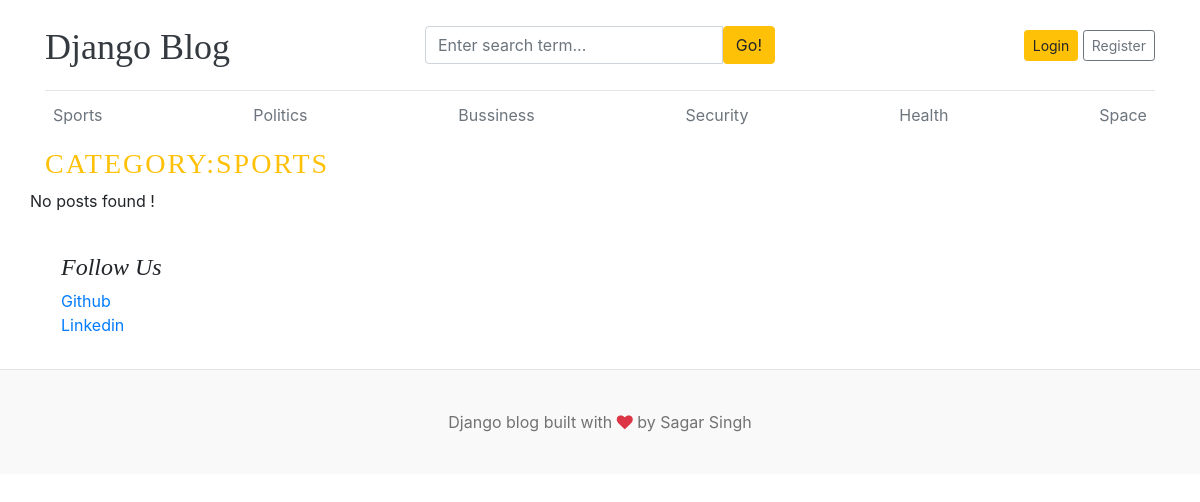
Page /category/1/ on the committed database.
### blogs/models.py (models this page shows, shortened)
class Category(models.Model):
    category_name=models.CharField(max_length=50,unique=True)
    created_at=models.DateTimeField(auto_now_add=True)
    updated_at=models.DateTimeField(auto_now=True)
    class Meta:
        verbose_name_plural='categories'

### assignments/models.py (models this page shows, shortened)
class SocialLinks(models.Model):
    platform=models.CharField(max_length=25)
    links=models.URLField()
    class Meta:
        verbose_name_plural='Social Links'

### blogs/views.py (the view)
# urls.py: path('<int:category_id>/',views.posts_by_category,name='posts_by_category'),
def posts_by_category(request,category_id):
    posts=Blog.objects.filter(status='Published',category=category_id)
    try:
        category=Category.objects.get(pk=category_id)
    except Category.DoesNotExist:
        return redirect('home')
    context={
        'posts':posts,
        'category':category
    }
    return render(request,'posts_by_category.html',context)

### blogs/context_processors.py (called while the page is built)
def get_category(request):
    categories=Category.objects.all()
    return dict(categories=categories)

def get_blogs(request):
    blogs=Blog.objects.all()
    return dict(blogs=blogs)

def get_sociallinks(request):
    sociallinks=SocialLinks.objects.all()
    return dict(sociallinks=sociallinks)

### templates/posts_by_category.html
{% extends 'base.html' %}
{% block content %}
 <h3 class="text-uppercase text-warning" style="letter-spacing: 2px;"> Category:{{category.category_name}}</h3>
    <div class="row mb-2">
        {% if posts %}
        {% for post in posts %}
        <div class="col-md-6">
        <div class="card border-0" >
        <div class="card-body">
          <h3><a href="{% url 'blogs' post.slug %}" class="text-dark" >{{post.title}}</a></h3>
          <small class="mb-1 text-muted">{{post.created_at| timesince }} ago | {{post.author}} </small>
          <p class="card-text">{{post.short_description | truncatewords:25 }}</p>
        </div>
      </div>
    </div>
      {% endfor %}
      {% else %}
      <p> No posts found ! </p>
      {% endif %}
    </div>
{% endblock %}

### templates/base.html (shortened to what this page needs)
 {% load static %}
<!DOCTYPE html>
<html lang="en">
<head>
    <link href="https://getbootstrap.com/docs/4.0/dist/css/bootstrap.min.css" rel="stylesheet">
    <link href={% static "css/blog.css" %} rel="stylesheet">
    <link rel="stylesheet" href="https://cdnjs.cloudflare.com/ajax/libs/font-awesome/4.7.0/css/font-awesome.min.css">
  </head>
<body>
    <div class="container">
      <header class="blog-header py-3">
        <div class="row flex-nowrap justify-content-between align-items-center">
          <div class="col-4 pt-1">
            <a class="blog-header-logo text-dark" href="{% url 'home' %}">Django Blog</a>
          </div>
          <div class="col-4">
            <form action="{% url 'search' %}" method="GET">
            <div class="input-group">
                        <input  class="form-control" type="text" name="keyword" value="{{keyword}}" placeholder="Enter search term..." aria-label="Enter search term..." aria-describedby="button-search" />
                        <button type="submit" class="btn btn-warning" id="button-search"> Go!</button>
                    </div>
                    </form>
          </div>
          <div class="col-4 d-flex justify-content-end align-items-center">
            {% if not user.is_authenticated %}
            <a class="btn btn-sm btn-warning" href="{% url 'login' %}">Login</a> &nbsp;
            <a class="btn btn-sm btn-outline-secondary" href="{% url 'register' %}">Register</a>
            {% endif %}
          </div>
        </div>
      </header>
      <div class="nav-scroller py-1 mb-2">
        <nav class="nav d-flex justify-content-between">
            {% for cat in categories %}
          <a class="p-2 text-muted" href="{% url 'posts_by_category' cat.pk %}">{{cat.category_name}}</a>
            {% endfor %}
        </nav>
      </div>
{% block content %}
{% endblock %}
       {% if sociallinks  %}
               <div class="p-3">
          <h4 class="font-italic">Follow Us</h4>
          <ol class="list-unstyled">
            {% for i in sociallinks %}
            <li><a href="{{i.links}}" target='_blank'>{{i.platform}}</a></li>
            {% endfor %}
          </ol>
        </div>
        {% endif %}
    </div>
<footer class="blog-footer">
  <p>Django blog built with <i class="fa fa-heart text-danger"></i>
 by Sagar Singh</a></p>
</footer>
</body>
</html>

### blog_main/static/css/blog.css (style rules this page uses)
.blog-header { border-bottom: 1px solid #e5e5e5; }
.blog-header-logo { font-family: "Playfair Display", Georgia, "Times New Roman", serif; font-size: 2.25rem; }
h1, h2, h3, h4, h5, h6 { font-family: "Playfair Display", Georgia, "Times New Roman", serif; }
.blog-footer { padding: 2.5rem 0; color: #727272; text-align: center; background-color: #f9f9f9; border-top: .05rem solid #e5e5e5; }
.blog-footer p:last-child { margin-bottom: 0; }

### rows in the picture
Category: category_name "Sports", category_name "SPORTS"
Category: category_name "Politics"
Category: category_name "Bussiness"
Category: category_name "Security"
Category: category_name "Health"
Category: category_name "Space"
SocialLinks: platform "Github"
SocialLinks: platform "Linkedin"
